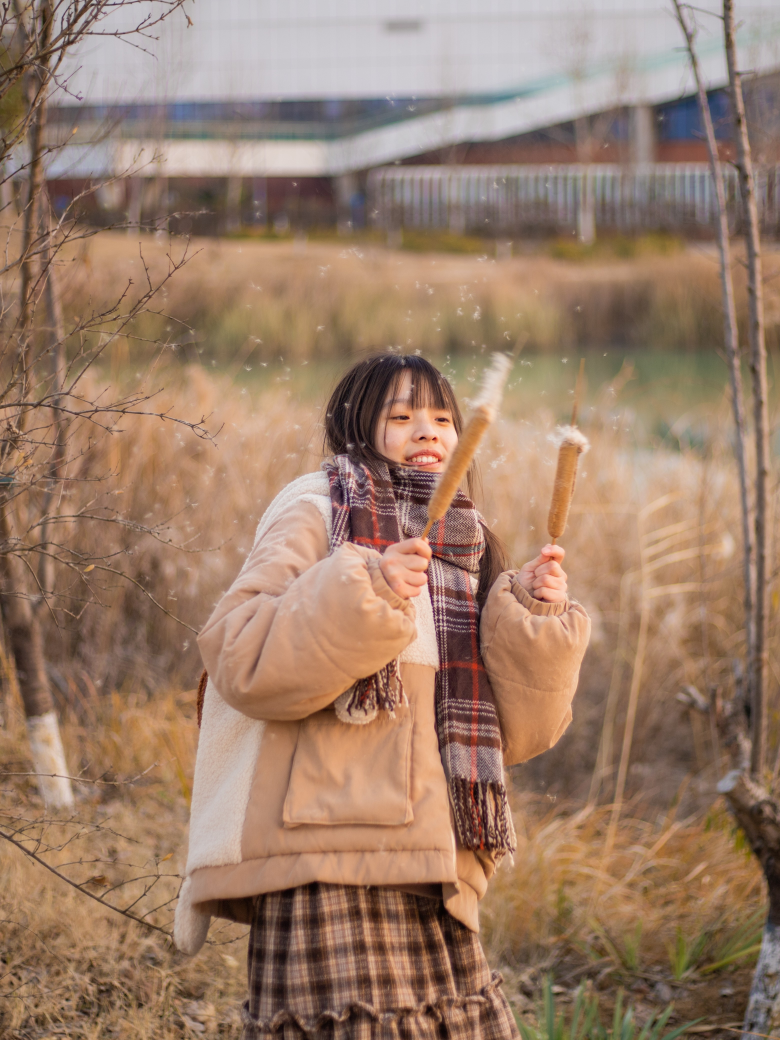
#> input picture assets/gallery/IMG_1016.jpg, 3120 x 4160 px (shown at 1/4 size); its folder holds only this picture in this run
$ python build-gallery.py
#> lines starting #> are read from the running program, lines starting #| are printed output that depends on the picture
"""Generate web-sized gallery assets without modifying any original photos.

Run: python3 scripts/build-gallery.py (requires Pillow).
Existing manifest order, captions, and custom fields are preserved.
"""

import argparse
import json
import math
from pathlib import Path

from PIL import ExifTags, Image, ImageOps


def read_photo_gps(image: Image.Image) -> dict | None:
    """Decode EXIF DMS coordinates; never infer a place from a filename/title."""
    try:
        gps = image.getexif().get_ifd(ExifTags.IFD.GPSInfo)

        def coordinate(value_tag: int, ref_tag: int, positive: str, negative: str, limit: int) -> float:
            reference = gps[ref_tag]
            if isinstance(reference, bytes):
                reference = reference.decode("ascii")
            reference = reference.strip("\x00 \t\r\n").upper()
            degrees, minutes, seconds = (float(value) for value in gps[value_tag])
            if reference not in (positive, negative):
                raise ValueError("Missing hemisphere")
            if not all(math.isfinite(value) and value >= 0 for value in (degrees, minutes, seconds)):
                raise ValueError("Invalid GPS coordinate")
            if minutes >= 60 or seconds >= 60:
                raise ValueError("Invalid DMS coordinate")
            value = degrees + minutes / 60 + seconds / 3600
            if value > limit:
                raise ValueError("Out-of-range GPS coordinate")
            return round(-value if reference == negative else value, 6)

        return {
            "latitude": coordinate(2, 1, "N", "S", 90),
            "longitude": coordinate(4, 3, "E", "W", 180),
        }
    except (KeyError, TypeError, ValueError, ZeroDivisionError, OverflowError, OSError, AttributeError):
        return None


def ensure_photo_gps(item: dict, image: Image.Image) -> None:
    # Manual edits and an explicit null opt-out are authoritative. Empty pairs
    # can be filled later if GPS is added to a source photo's EXIF metadata.
    if "gps" not in item or item["gps"] == {"latitude": None, "longitude": None}:
        item["gps"] = read_photo_gps(image) or {"latitude": None, "longitude": None}


def extract_gallery_gps(root: Path) -> None:
    """Update only manifest metadata; do not rebuild or modify any image."""
    gallery = root / "assets/gallery"
    manifest = gallery / "gallery.json"
    items = json.loads(manifest.read_text(encoding="utf-8-sig"))
    for item in items:
        source = (root / item["src"]).resolve()
        if not source.is_relative_to(gallery.resolve()) or not source.is_file():
            raise ValueError(f"Missing or invalid gallery source: {item['src']}")
        with Image.open(source) as image:
            ensure_photo_gps(item, image)
    manifest.write_text(json.dumps(items, ensure_ascii=False, indent=2) + "\n", encoding="utf-8")
    located = sum(isinstance(item.get("gps"), dict) and item["gps"].get("latitude") is not None and item["gps"].get("longitude") is not None for item in items)
    print(f"GPS: {located} photos have coordinates; {len(items) - located} need manual coordinates. Images unchanged.")


def build_gallery(root: Path) -> None:
    gallery = root / "assets" / "gallery"
    manifest = gallery / "gallery.json"
    items = json.loads(manifest.read_text(encoding="utf-8-sig")) if manifest.exists() else []
    existing = {item["src"] for item in items}
    extensions = {".jpg", ".jpeg", ".png", ".webp", ".tif", ".tiff"}
    for source in sorted(gallery.iterdir(), key=lambda path: path.name.lower()):
        relative = source.relative_to(root).as_posix()
        if source.is_file() and source.suffix.lower() in extensions and relative not in existing:
            title = source.stem.replace("_", " ").replace("-", " ")
            items.append({"src": relative, "alt": title, "caption": title})

    output = gallery / "optimized"
    output.mkdir(exist_ok=True)
    total_bytes = {"small": 0, "thumb": 0, "display": 0}
    for item in items:
        # User-authored location text must survive every regeneration.
        item.setdefault("description", "")
        source = (root / item["src"]).resolve()
        if not source.is_relative_to(gallery.resolve()) or not source.is_file():
            raise ValueError(f"Missing or invalid gallery source: {item['src']}")
        with Image.open(source) as original:
#> original is the input picture: PIL image 3120x4160 RGB; mean R, G, B 155.2, 125.5, 105.5
            ensure_photo_gps(item, original)
#> in read_photo_gps, `gps = image.getexif().get_ifd(ExifTags.IFD.GPSInfo)`: gps = 0 items
            image = ImageOps.exif_transpose(original)
            image = image.convert("RGBA" if "A" in image.getbands() else "RGB")
            item["width"], item["height"] = image.size
            item["variants"] = []
            # Keep the original extension in derived names to avoid basename collisions.
            for field, edge, quality in (("small", 800, 80), ("thumb", 1600, 82), ("display", 2560, 88)):
                destination = output / f"{source.name}.{field}.webp"
                resized = image.copy()
                resized.thumbnail((edge, edge), Image.Resampling.LANCZOS)
                if not destination.exists() or destination.stat().st_mtime < source.stat().st_mtime:
                    options = {"quality": quality, "method": 6}
                    if original.info.get("icc_profile"):
                        options["icc_profile"] = original.info["icc_profile"]
                    resized.save(destination, "WEBP", **options)
                item[field] = destination.relative_to(root).as_posix()
                item["variants"].append({"src": item[field], "width": resized.width, "height": resized.height})
                resized.close()
                total_bytes[field] += destination.stat().st_size
#> this loop made 3 passes
#> pass 1, in build_gallery, `resized.save(destination, "WEBP", **options)`:
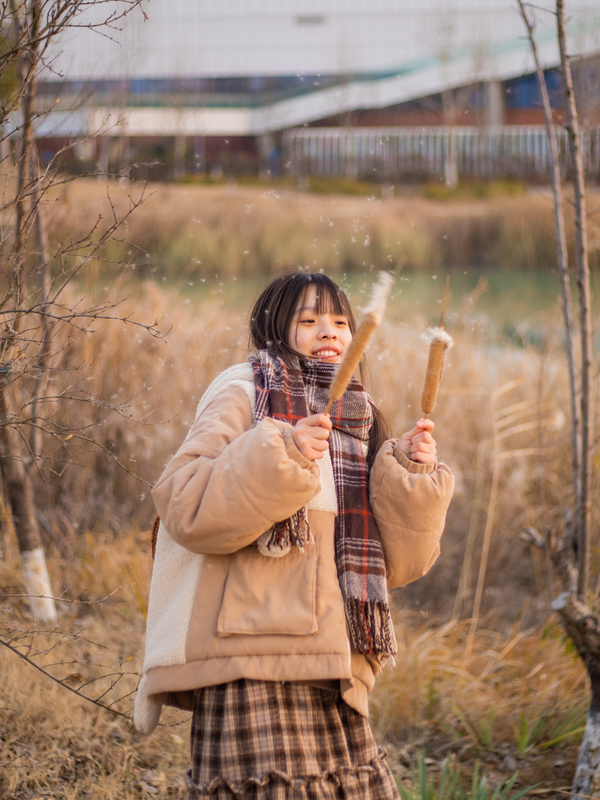
#> saved as IMG_1016.jpg.small.webp: PIL image 600x800 RGB; mean R, G, B 155.3, 125.6, 105.6
            image.close()

    # This is generated metadata, not a source-photo rewrite.
    manifest.write_text(json.dumps(items, ensure_ascii=False, indent=2) + "\n", encoding="utf-8")
    sizes = ", ".join(f"{field}: {size / 1024 / 1024:.2f} MiB" for field, size in total_bytes.items())
    print(f"Built {len(items)} photos ({sizes}); originals unchanged.")
#| Built 1 photos (small: 0.05 MiB, thumb: 0.16 MiB, display: 0.41 MiB); originals unchanged.


def build_profile(root: Path) -> None:
    source = root / "assets" / "profile-photo.jpg"
    if not source.exists():
        return
    total_bytes = 0
    with Image.open(source) as original:
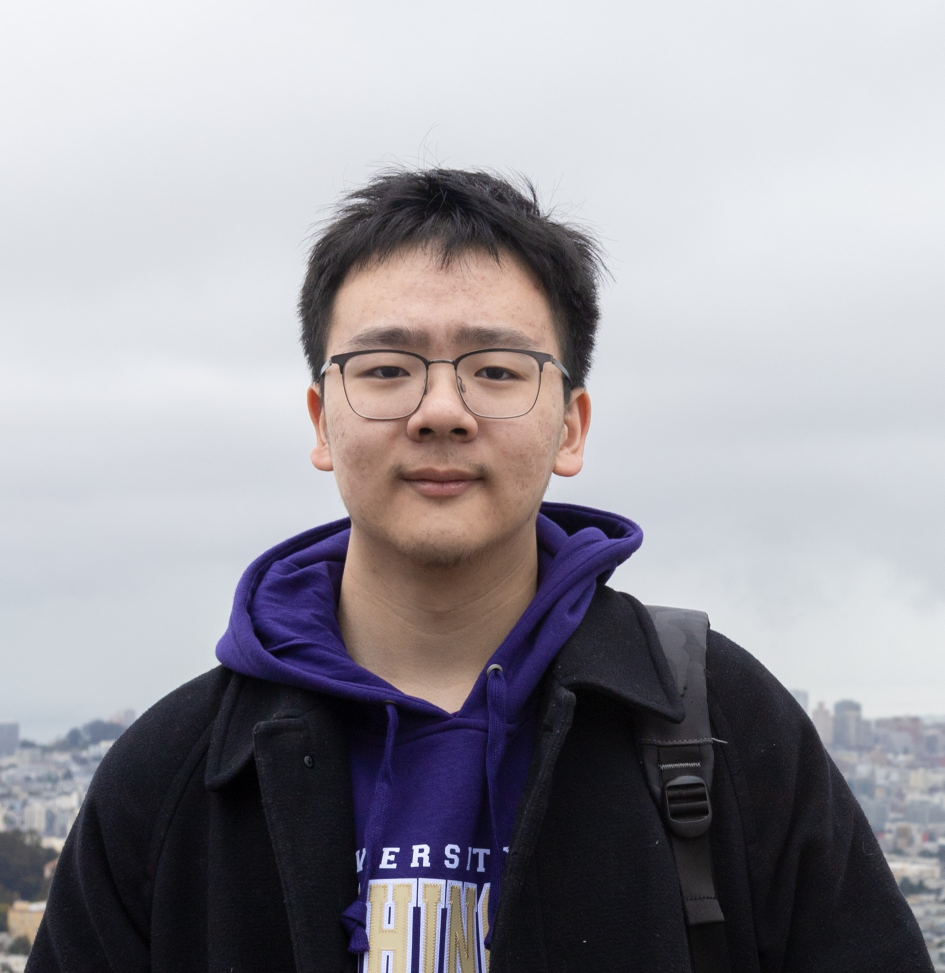
#> input picture assets/profile-photo.jpg, 1889 x 1945 px (shown at 1/2 size)
#> original is the input picture: PIL image 1889x1945 RGB; mean R, G, B 153.7, 151.4, 157.8
        image = ImageOps.exif_transpose(original).convert("RGB")
        for width in (400, 800):
            destination = source.with_name(f"profile-photo-{width}.webp")
            if not destination.exists() or destination.stat().st_mtime < source.stat().st_mtime:
                height = round(image.height * width / image.width)
                resized = image.resize((width, height), Image.Resampling.LANCZOS)
                options = {"quality": 85, "method": 6}
                if original.info.get("icc_profile"):
                    options["icc_profile"] = original.info["icc_profile"]
                resized.save(destination, "WEBP", **options)
                resized.close()
            total_bytes += destination.stat().st_size
#> this loop made 2 passes
#> pass 1, in build_profile, `resized = image.resize((width, height), Image.Resampling.LANCZOS)`:
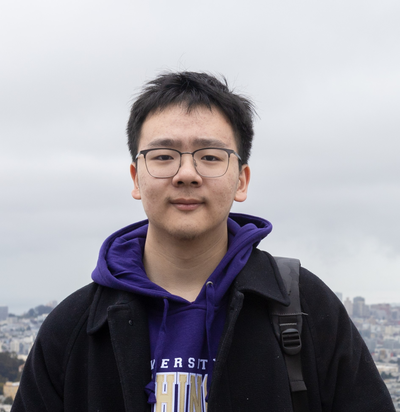
#> resized: PIL image 400x412 RGB; mean R, G, B 153.7, 151.4, 157.8
        image.close()
    print(f"Built responsive portrait variants ({total_bytes / 1024:.0f} KiB); original unchanged.")
#| Built responsive portrait variants (46 KiB); original unchanged.


if __name__ == "__main__":
    parser = argparse.ArgumentParser(description=__doc__)
    parser.add_argument("--site-root", type=Path, default=Path(__file__).resolve().parent.parent)
    parser.add_argument("--gps-only", action="store_true", help="Extract missing GPS fields into gallery.json without rebuilding images")
    args = parser.parse_args()
    site_root = args.site_root.resolve()
    if args.gps_only:
        extract_gallery_gps(site_root)
    else:
        build_gallery(site_root)
        build_profile(site_root)
